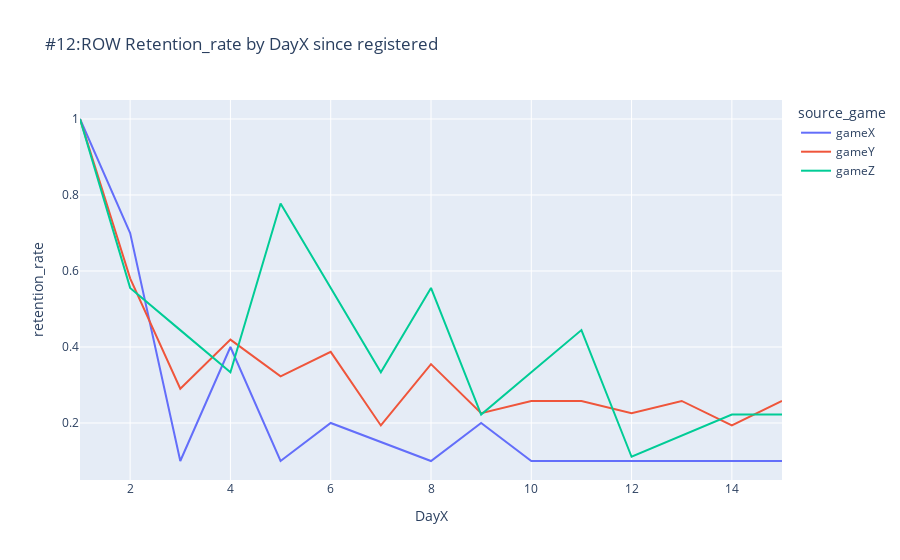

Source (notebook cell):
### Markdown cell above
#### ROW

### Code cell
#Line plot on ROW retention_rate by Source Game in X,Y,Z

row_re_retention_fig = px.line(re_all_group_agg.loc[re_all_group_agg['region']=='ROW'], x="DayX", y="retention_rate",color='source_game', 
                          # line_group="region", hover_name="region",
                           title='#12:ROW Retention_rate by DayX since registered')
#save the image
row_re_retention_fig.write_image("plots/#12:Global DAU Trend by DayX since registered.png")
row_re_retention_fig.show()

### Figure 1 — Plotly figure (JSON) as saved in the notebook; plotly's stock layout.template omitted (floating-point values rounded to 4 significant figures)
{"data": [{"hovertemplate": "source_game=gameX<br>DayX=%{x}<br>retention_rate=%{y}<extra></extra>", "legendgroup": "gameX", "line": {"color": "#636efa", "dash": "solid"}, "mode": "lines", "name": "gameX", "orientation": "v", "showlegend": true, "type": "scatter", "x": [1, 2, 3, 4, 5, 6, 8, 9, 10, 13, 14, 15], "xaxis": "x", "y": [1, 0.7, 0.1, 0.4, 0.1, 0.2, 0.1, 0.2, 0.1, 0.1, 0.1, 0.1], "yaxis": "y"}, {"hovertemplate": "source_game=gameY<br>DayX=%{x}<br>retention_rate=%{y}<extra></extra>", "legendgroup": "gameY", "line": {"color": "#EF553B", "dash": "solid"}, "mode": "lines", "name": "gameY", "orientation": "v", "showlegend": true, "type": "scatter", "x": [1, 2, 3, 4, 5, 6, 7, 8, 9, 10, 11, 12, 13, 14, 15], "xaxis": "x", "y": [1, 0.5806, 0.2903, 0.4194, 0.3226, 0.3871, 0.1935, 0.3548, 0.2258, 0.2581, 0.2581, 0.2258, 0.2581, 0.1935, 0.2581], "yaxis": "y"}, {"hovertemplate": "source_game=gameZ<br>DayX=%{x}<br>retention_rate=%{y}<extra></extra>", "legendgroup": "gameZ", "line": {"color": "#00cc96", "dash": "solid"}, "mode": "lines", "name": "gameZ", "orientation": "v", "showlegend": true, "type": "scatter", "x": [1, 2, 3, 4, 5, 6, 7, 8, 9, 10, 11, 12, 14, 15], "xaxis": "x", "y": [1, 0.5556, 0.4444, 0.3333, 0.7778, 0.5556, 0.3333, 0.5556, 0.2222, 0.3333, 0.4444, 0.1111, 0.2222, 0.2222], "yaxis": "y"}], "layout": {"legend": {"title": {"text": "source_game"}, "tracegroupgap": 0}, "title": {"text": "#12:ROW Retention_rate by DayX since registered"}, "xaxis": {"anchor": "y", "domain": [0, 1], "title": {"text": "DayX"}}, "yaxis": {"anchor": "x", "domain": [0, 1], "title": {"text": "retention_rate"}}}}
